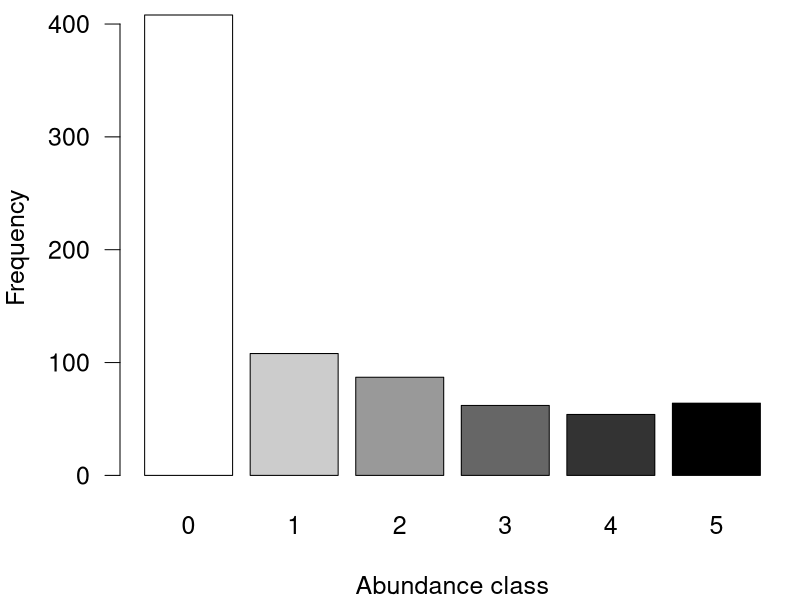
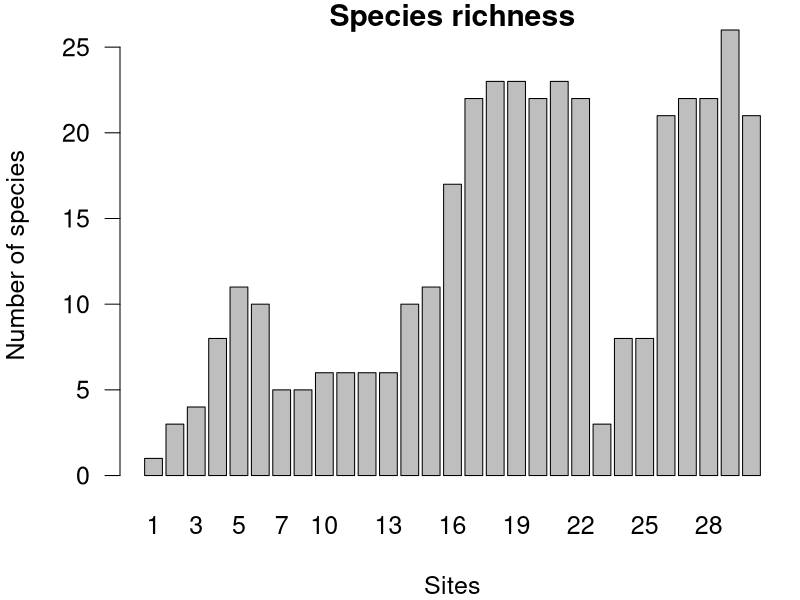
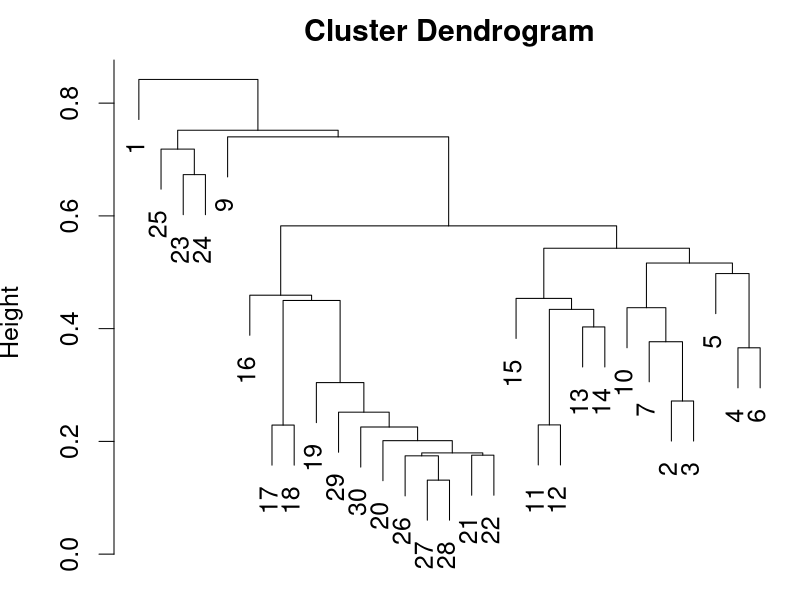
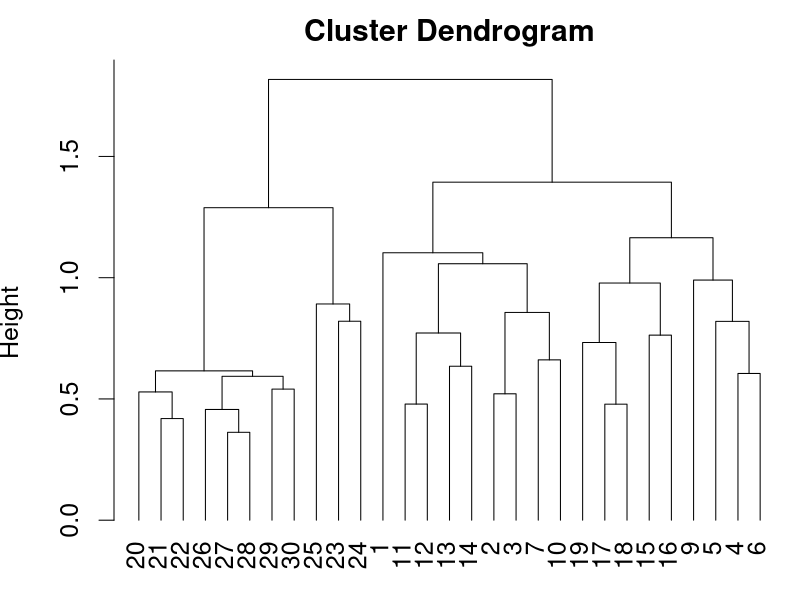
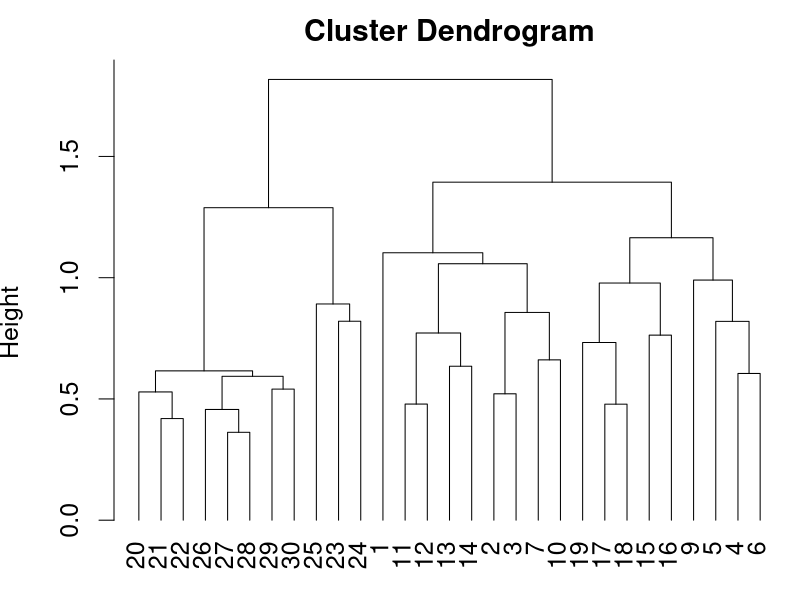
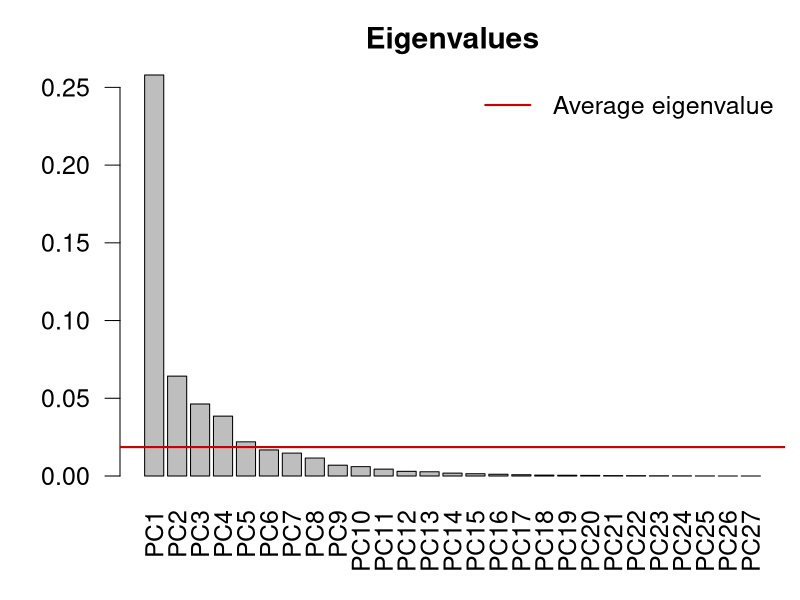
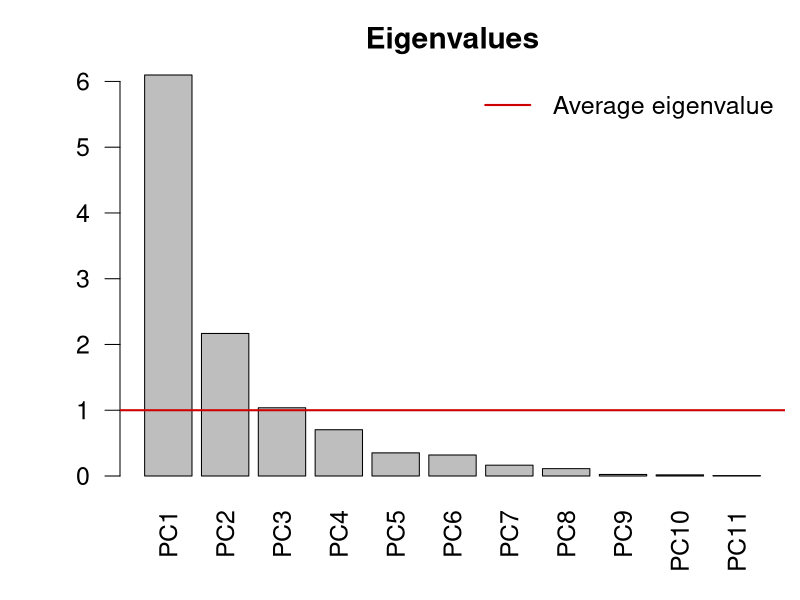
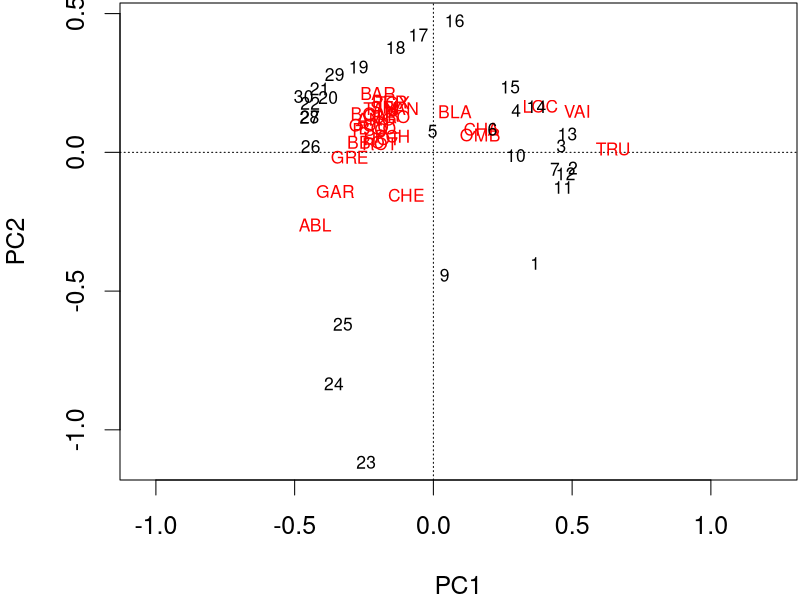

R code for these plots, in order:
## ---- chunk 1
## Setup for your presentation
knitr::opts_chunk$set(
  eval = T,
  cache = T,
  comment = "#",
  collapse = TRUE,
  warning = FALSE,
  message = FALSE,
  fig.width=5, fig.height=5, fig.retina=3,
  fig.align = 'center'
)
## ---- chunk 2
options(repos=structure(c(CRAN="http://cran.r-project.org")))
## ---- chunk 3
if (!require(vegan)) install.packages("vegan")
library(vegan)
if (!require(ape)) install.packages("ape")
library(ape)
if (!require(gclus)) install.packages("gclus")
library(gclus)
## ---- chunk 4
spe <- read.csv("data/doubsspe.csv", row.names = 1)
spe <-  spe[-8,] # remove site with no data
## ---- chunk 5
env <- read.csv("data/doubsenv.csv", row.names = 1)
env <- env[-8,] # remove site with no data
## ---- chunk 6
head(spe) # first 6 rows
## ---- chunk 7
par(mar = c(4,4,.5,.5), cex = 1.5)
ab <- table(unlist(spe))
barplot(ab, las = 1, col = grey(5:0/5),
        xlab = "Abundance class", ylab = "Frequency")
## ---- chunk 8
sum(spe == 0)
## ---- chunk 9
sum(spe == 0)/(nrow(spe)*ncol(spe))
## ---- chunk 10
par(mar = c(4,4,1,.5), cex = 1.5)
site.pre <- rowSums(spe > 0)
barplot(site.pre, main = "Species richness",
        xlab = "Sites", ylab = "Number of species",
        col = "grey ", las = 1)
## ---- chunk 11
spec.pa <- decostand(spe,method = "pa")
## ---- chunk 12
spec.hel <- decostand(spe,method = "hellinger")
spec.chi <- decostand(spe,method = "chi.square")
## ---- chunk 13
spe.pa <- decostand(spe,method = "log")
## ---- chunk 14
head(env) # first 6 rows
## ---- chunk 15
?decostand
env.z <- decostand(env, method = "standardize")
## ---- chunk 16
apply(env.z, 2, mean)
apply(env.z, 2, sd)
## ---- chunk 17
spe.db.pa <- vegdist(spe, method = "bray")
## ---- chunk 18
par(mar=c(.5,3.8,2,.5), cex = 1.5)
spe.dhe1 <- vegdist(spec.hel, method = "euclidean")
spe.dhe1.single <- hclust(spe.dhe1, method = "single")
plot(spe.dhe1.single)
## ---- chunk 19
par(mar=c(.5,3.8,2,.5), cex = 1.5)
spe.dhel.ward <- hclust(spe.dhe1, method = "ward.D2")
spe.dhel.ward$height <- sqrt(spe.dhel.ward$height)
plot(spe.dhel.ward, hang = -1) # hang = -1 aligns objects at the same level
## ---- chunk 20
par(mar=c(.5,3.8,2,.5), cex = 1.5)
plot(spe.dhel.ward, hang = -1) # hang = -1 aligns objects at the same level
## ---- chunk 21
spe.h.pca <- rda(spec.hel)

summary(spe.h.pca)
## ---- chunk 22
summary(spe.h.pca, display = NULL)
## ---- chunk 23
eigen(cov(spec.hel))
## ---- chunk 24
spe.scores <- scores(spe.h.pca,
                     display = "species",
                     choices = c(1,2))
## ---- chunk 25
site.scores <- scores(spe.h.pca,
                      display = "sites",
                      choices = c(1,2))
## ---- chunk 26
ev <- spe.h.pca$CA$eig
## ---- chunk 27
ev[ev>mean(ev)]
## ---- chunk 28
par(mar=c(4,4,2.5,.5), cex = 1.5)
n <- length(ev)
barplot(ev, main = "Eigenvalues", col = "grey", las = 2)
abline(h = mean(ev), col = "red3", lwd = 2)
legend("topright", "Average eigenvalue",
       lwd = 2, col = "red3" , bty = "n")
## ---- chunk 29
env.pca <- rda(env.z)
summary(env.pca, scaling  = 2) # default
## ---- chunk 30
ev <- env.pca$CA$eig
## ---- chunk 31
ev[ev>mean(ev)]
## ---- chunk 32
par(mar=c(4,4,2.5,.5), cex = 1.5)
n <- length(ev)
barplot(ev, main = "Eigenvalues", col = "grey", las = 2)
abline(h = mean(ev), col = "red3", lwd = 2)
legend("topright", "Average eigenvalue",
       lwd = 2, col = "red3" , bty = "n")
## ---- chunk 33
par(mar=c(4,4,.1,.1), cex = 1.5)
plot(spe.h.pca)
## ---- chunk 34
par(mar = c(4,4,0.05,0.05), cex = 1.2)
biplot(spe.h.pca)
## ---- chunk 35
par(mar = c(4,4,0.05,0.05), cex = 1.2)
plot(spe.h.pca, scaling  = 1, type = "none",
     xlab = c("PC1 (%)", round(spe.h.pca$CA$eig[1]/sum(spe.h.pca$CAeig)*100,2)),
     ylab = c("PC2 (%)", round(spe.h.pca$CA$eig[2]/sum(spe.h.pca$CA$eig)*100,2)))
points(scores(spe.h.pca, display = "sites", choices = c(1,2), scaling = 1),
       pch=21, col = "black", bg = "steelblue" , cex  = 1.2)
text(scores(spe.h.pca, display="species", choices=c(1), scaling = 1),
     scores(spe.h.pca, display = "species", choices = c(2), scaling = 1),
     labels=rownames(scores(spe.h.pca, display = "species", scaling = 1)),
     col = "red", cex = 0.8)
spe.cs <- scores(spe.h.pca, choices = 1:2, scaling = 1 , display = "sp")
arrows(0,0,spe.cs[,1], spe.cs[,2], length = 0)
## ---- chunk 36
data(mite)
## ---- chunk 37
mite.spe.hel <- decostand(mite, method = "hellinger")

mite.spe.h.pca <- rda(mite.spe.hel)
## ---- chunk 38
par(mar=c(4,4,2,1), cex = 1.2)
ev <- mite.spe.h.pca$CA$eig
n <- length(ev)
barplot(ev, main = "Eigenvalues", col = "grey", las = 2)
abline(h = mean(ev), col = "red3", lwd = 2)
legend("topright", "Average eigenvalue", lwd = 2, col = "red3", bty = "n")
## ---- chunk 39
par(mar = c(4,4,0.05,0.05), cex = 1.5)
biplot(mite.spe.h.pca, col = c("red3", "grey15"))
## ---- chunk 40
spe.ca <- cca(spe[-8,])
# only take columns which rowsums are > than 0.

## ---- chunk 41
summary(spe.ca)
## ---- chunk 42
mite.spe <- mite
## ---- chunk 43
mite.spe.ca <- cca(mite.spe)
## ---- chunk 44
par(mar=c(4,4,2,1), cex = 1.2)
ev <- mite.spe.ca$CA$eig
n <- length(ev)
barplot(ev, main = "Eigenvalues", col = "grey", las = 2)
abline(h = mean(ev), col = "red3", lwd = 2)
legend("topright", "Average eigenvalue", lwd = 2, col = "red3", bty = "n")
## ---- chunk 45
spe.h.pcoa <- pcoa(dist(spec.hel))
summary(spe.h.pcoa)
## ---- chunk 46
biplot.pcoa(spe.h.pcoa, spec.hel)
## ---- chunk 47
spe.bray.pcoa <- pcoa(spe.db.pa)
# spe.bray.pcoa
## ---- chunk 48
spe.bray.pcoa <- pcoa(spe.db.pa, correction = "cailliez")
# spe.bray.pcoa
## ---- chunk 49
par(mar=c(3,3,.5,1), cex = 1.2)
biplot.pcoa(spe.bray.pcoa)
## ---- chunk 50
mite.spe.hel <- decostand(mite.spe, method = "hellinger")
## ---- chunk 51
mite.spe.h.pcoa <- pcoa(dist(mite.spe.hel))
## ---- chunk 52
biplot.pcoa(mite.spe.h.pcoa, mite.spe.hel)
## ---- chunk 53
spe.nmds <- metaMDS(spe, distance = 'bray', k = 2)
## ---- chunk 54
spe.nmds$stress
stressplot(spe.nmds, main = "Shepard plot")
